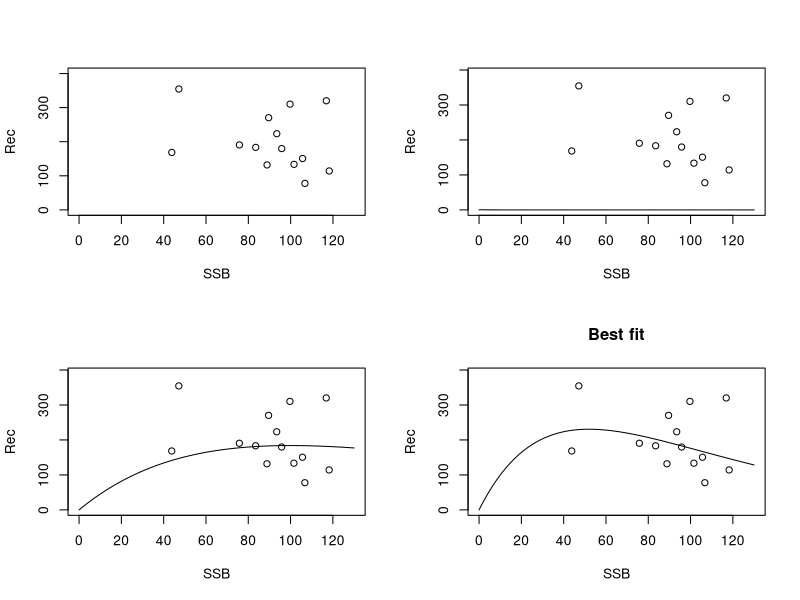

Generate this figure with R:
## 1  Import and explore data
cod <- read.csv("cod_recruitment.csv")
cod
par(mfrow=c(2,2))
plot(cod, xlim=c(0,130), ylim=c(0,400))


## 2  Function to plot Ricker line
plot_ricker <- function(data, a, b, ...)
{
  S <- data[[1]]
  R <- data[[2]]
  plot(data, xlim=c(0,1.1*max(S)), ylim=c(0,1.1*max(R)), ...)
  Sfit <- seq(0, 1.1*max(S), length=200)
  Rfit <- a * Sfit * exp(-b*Sfit)
  lines(Sfit, Rfit)
}
plot_ricker(cod, a=1, b=1)
## a is the initial slope
## a / exp(b) is maximum recruitment
plot_ricker(cod, a=5, b=0.01)


## 3  Function to fit model (estimate a and b)
ricker <- function(par, data)
{
  a <- exp(par[["loga"]])
  b <- exp(par[["logb"]])

  Rfit <- a * data$S * exp(-b*data$S)

  res <- log(data$R) - log(Rfit)
  sum(res^2)
}


## 4  Fit model

## Starting values
init <- c(loga=log(5), logb=log(0.01))

## Calculate RSS at starting values, before fitting model
ricker(par=init, data=cod)

## Fit model
optim(ricker, par=init, data=cod)
fit <- optim(ricker, par=init, data=cod)$par
ricker(par=fit, cod)  # RSS
fit  # estimated parameters

## Exponentiate
c(a=exp(fit[["loga"]]), b=exp(fit[["logb"]]))
best <- data.frame(a=exp(fit[["loga"]]), b=exp(fit[["logb"]]))


## 5  Plot fitted model
plot_ricker(cod, a=best$a, b=best$b, main="Best fit")
